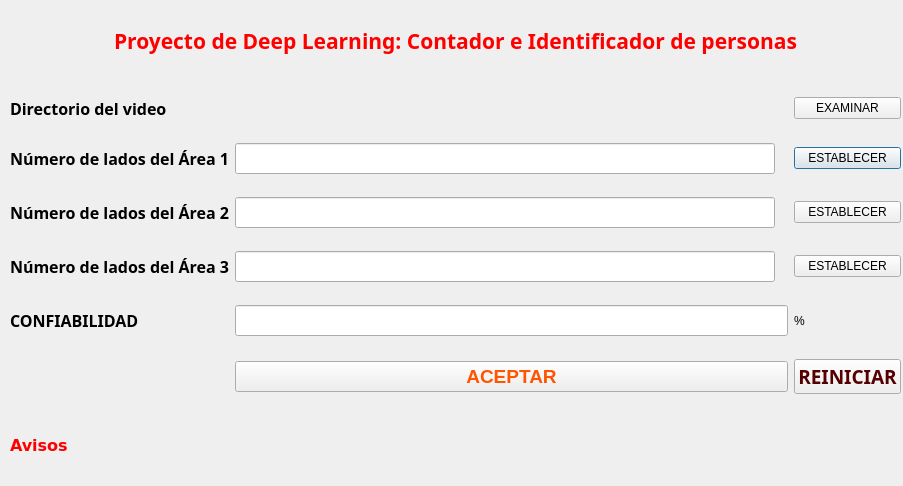
<?xml version="1.0" encoding="UTF-8"?>
<ui version="4.0">
 <class>Dialog</class>
 <widget class="QDialog" name="Dialog">
  <property name="geometry">
   <rect>
    <x>0</x>
    <y>0</y>
    <width>903</width>
    <height>486</height>
   </rect>
  </property>
  <property name="windowTitle">
   <string>Dialog</string>
  </property>
  <widget class="QWidget" name="gridLayoutWidget">
   <property name="geometry">
    <rect>
     <x>10</x>
     <y>20</y>
     <width>891</width>
     <height>41</height>
    </rect>
   </property>
   <layout class="QGridLayout" name="gridLayout">
    <item row="0" column="0">
     <widget class="QLabel" name="label">
      <property name="font">
       <font>
        <family>Berlin Sans FB</family>
        <pointsize>16</pointsize>
        <weight>75</weight>
        <bold>true</bold>
       </font>
      </property>
      <property name="styleSheet">
       <string notr="true">color: rgb(255, 0, 0);</string>
      </property>
      <property name="text">
       <string>Proyecto de Deep Learning: Contador e Identificador de personas</string>
      </property>
      <property name="alignment">
       <set>Qt::AlignCenter</set>
      </property>
     </widget>
    </item>
   </layout>
  </widget>
  <widget class="QWidget" name="gridLayoutWidget_2">
   <property name="geometry">
    <rect>
     <x>10</x>
     <y>80</y>
     <width>891</width>
     <height>331</height>
    </rect>
   </property>
   <layout class="QGridLayout" name="gridLayout_2">
    <item row="1" column="2">
     <widget class="QPushButton" name="b_area1">
      <property name="text">
       <string>ESTABLECER</string>
      </property>
     </widget>
    </item>
    <item row="4" column="0">
     <widget class="QLabel" name="label_6">
      <property name="font">
       <font>
        <family>Perpetua Titling MT</family>
        <pointsize>12</pointsize>
        <weight>75</weight>
        <bold>true</bold>
       </font>
      </property>
      <property name="text">
       <string>CONFIABILIDAD</string>
      </property>
     </widget>
    </item>
    <item row="2" column="0">
     <widget class="QLabel" name="label_4">
      <property name="font">
       <font>
        <family>Perpetua Titling MT</family>
        <pointsize>12</pointsize>
        <weight>75</weight>
        <bold>true</bold>
       </font>
      </property>
      <property name="text">
       <string>Número de lados del Área 2</string>
      </property>
     </widget>
    </item>
    <item row="0" column="0">
     <widget class="QLabel" name="label_2">
      <property name="font">
       <font>
        <family>Perpetua Titling MT</family>
        <pointsize>12</pointsize>
        <weight>75</weight>
        <bold>true</bold>
       </font>
      </property>
      <property name="text">
       <string>Directorio del video</string>
      </property>
     </widget>
    </item>
    <item row="2" column="2">
     <widget class="QPushButton" name="b_area2">
      <property name="text">
       <string>ESTABLECER</string>
      </property>
     </widget>
    </item>
    <item row="0" column="1">
     <widget class="QLabel" name="ruta">
      <property name="font">
       <font>
        <family>Rockwell</family>
        <pointsize>8</pointsize>
        <italic>false</italic>
       </font>
      </property>
      <property name="text">
       <string/>
      </property>
     </widget>
    </item>
    <item row="3" column="0">
     <widget class="QLabel" name="label_5">
      <property name="font">
       <font>
        <family>Perpetua Titling MT</family>
        <pointsize>12</pointsize>
        <weight>75</weight>
        <bold>true</bold>
       </font>
      </property>
      <property name="text">
       <string>Número de lados del Área 3</string>
      </property>
     </widget>
    </item>
    <item row="0" column="2">
     <widget class="QPushButton" name="b_examinar">
      <property name="text">
       <string>EXAMINAR</string>
      </property>
     </widget>
    </item>
    <item row="3" column="2">
     <widget class="QPushButton" name="b_area3">
      <property name="text">
       <string>ESTABLECER</string>
      </property>
     </widget>
    </item>
    <item row="1" column="1">
     <layout class="QHBoxLayout" name="horizontalLayout_3">
      <item>
       <widget class="QLineEdit" name="l_areas1">
        <property name="font">
         <font>
          <family>Rockwell</family>
          <pointsize>12</pointsize>
          <italic>true</italic>
         </font>
        </property>
       </widget>
      </item>
      <item>
       <widget class="QLabel" name="array1">
        <property name="text">
         <string/>
        </property>
       </widget>
      </item>
     </layout>
    </item>
    <item row="3" column="1">
     <layout class="QHBoxLayout" name="horizontalLayout_5">
      <item>
       <widget class="QLineEdit" name="l_areas3">
        <property name="font">
         <font>
          <family>Rockwell</family>
          <pointsize>12</pointsize>
          <italic>true</italic>
         </font>
        </property>
       </widget>
      </item>
      <item>
       <widget class="QLabel" name="array3">
        <property name="text">
         <string/>
        </property>
       </widget>
      </item>
     </layout>
    </item>
    <item row="2" column="1">
     <layout class="QHBoxLayout" name="horizontalLayout_4">
      <item>
       <widget class="QLineEdit" name="l_areas2">
        <property name="font">
         <font>
          <family>Rockwell</family>
          <pointsize>12</pointsize>
          <italic>true</italic>
         </font>
        </property>
       </widget>
      </item>
      <item>
       <widget class="QLabel" name="array2">
        <property name="text">
         <string/>
        </property>
       </widget>
      </item>
     </layout>
    </item>
    <item row="1" column="0">
     <widget class="QLabel" name="label_3">
      <property name="font">
       <font>
        <family>Perpetua Titling MT</family>
        <pointsize>12</pointsize>
        <weight>75</weight>
        <bold>true</bold>
       </font>
      </property>
      <property name="text">
       <string>Número de lados del Área 1</string>
      </property>
     </widget>
    </item>
    <item row="4" column="1">
     <widget class="QLineEdit" name="l_confianza">
      <property name="font">
       <font>
        <family>Rockwell</family>
        <pointsize>12</pointsize>
        <italic>true</italic>
       </font>
      </property>
     </widget>
    </item>
    <item row="5" column="2">
     <widget class="QPushButton" name="b_cancelar">
      <property name="font">
       <font>
        <family>Perpetua Titling MT</family>
        <pointsize>14</pointsize>
        <weight>75</weight>
        <bold>true</bold>
       </font>
      </property>
      <property name="styleSheet">
       <string notr="true">color: rgb(85, 0, 0);</string>
      </property>
      <property name="text">
       <string>REINICIAR</string>
      </property>
     </widget>
    </item>
    <item row="4" column="2">
     <widget class="QLabel" name="label_7">
      <property name="text">
       <string>%</string>
      </property>
     </widget>
    </item>
    <item row="5" column="1">
     <widget class="QPushButton" name="b_aceptar">
      <property name="font">
       <font>
        <pointsize>14</pointsize>
        <weight>75</weight>
        <bold>true</bold>
       </font>
      </property>
      <property name="styleSheet">
       <string notr="true">color: rgb(255, 85, 0);</string>
      </property>
      <property name="text">
       <string>ACEPTAR</string>
      </property>
     </widget>
    </item>
   </layout>
  </widget>
  <widget class="QWidget" name="horizontalLayoutWidget_2">
   <property name="geometry">
    <rect>
     <x>10</x>
     <y>420</y>
     <width>891</width>
     <height>51</height>
    </rect>
   </property>
   <layout class="QHBoxLayout" name="horizontalLayout_2">
    <item>
     <widget class="QLabel" name="label_9">
      <property name="font">
       <font>
        <family>Verdana</family>
        <pointsize>12</pointsize>
        <weight>75</weight>
        <bold>true</bold>
       </font>
      </property>
      <property name="styleSheet">
       <string notr="true">color: rgb(255, 0, 0);</string>
      </property>
      <property name="text">
       <string>Avisos</string>
      </property>
     </widget>
    </item>
    <item>
     <widget class="QLabel" name="l_avisos">
      <property name="font">
       <font>
        <family>DejaVu Serif</family>
        <pointsize>10</pointsize>
       </font>
      </property>
      <property name="text">
       <string/>
      </property>
     </widget>
    </item>
   </layout>
  </widget>
 </widget>
 <resources/>
 <connections/>
</ui>
